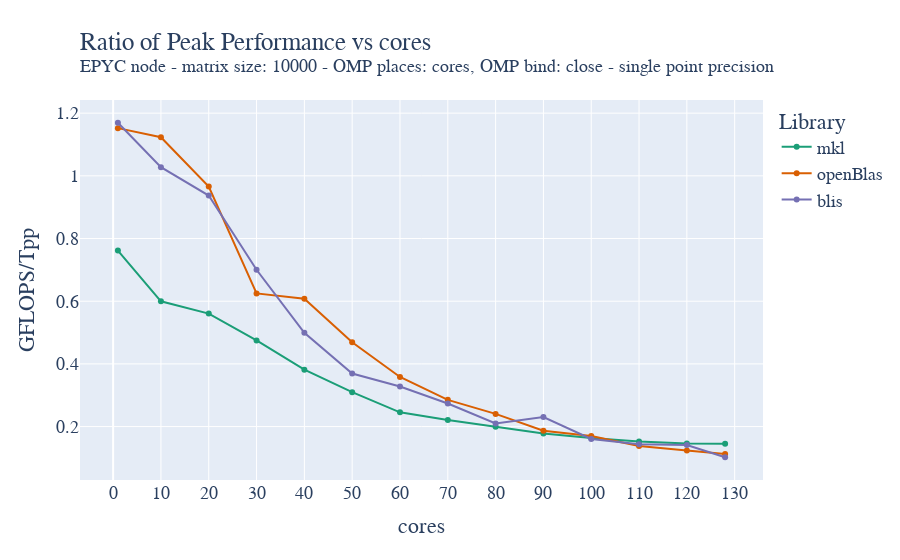

The notebook cell saved with this chart:
### Code cell
T_peak_float = 2.6*32*mkl_float_avg["cores"]["mean"]
T_peak_double = 2.6*16*mkl_float_avg["cores"]["mean"]

fig = go.Figure()

fig.add_trace(go.Scatter(x=mkl_float_avg["cores"]["mean"], y=mkl_float_avg["gflops"]["mean"]/T_peak_float, name='mkl',))
fig.add_trace(go.Scatter(x=oblas_float_avg["cores"]["mean"], y=oblas_float_avg["gflops"]["mean"]/T_peak_float, name='openBlas',))
fig.add_trace(go.Scatter(x=blis_float_avg["cores"]["mean"], y=blis_float_avg["gflops"]["mean"]/T_peak_float, name='blis',))
fig.update_layout(
    title=go.layout.Title(
        text="Ratio of Peak Performance vs cores<br><sup>EPYC node - matrix size: 10000 - OMP places: cores, OMP bind: close - single point precision</sup>",
        xref="paper",
        x=0,
    ),
    xaxis_title="cores",
    xaxis = dict(
        tickmode = 'linear',
        tick0 = '0',
        dtick = '10'
    ),
    yaxis_title="GFLOPS/Tpp",
    legend_title="Library",
    font=dict(
        family="Courier New, monospace",
        size=18,
    ),
    colorway=["#1b9e77","#d95f02", "#7570b3"]
)
fig.show()
fig.write_image("/home/andres/hpc/Foundations_of_HPC_2022/Assignment/my_assignment/report/images/fixed_size_epyc_float_gflops_close_ratio.pdf", height=500, width=1000)

### Figure 1 — Plotly figure (JSON) as saved in the notebook; plotly's stock layout.template omitted (floating-point values rounded to 4 significant figures)
{"data": [{"name": "mkl", "type": "scatter", "x": [1, 10, 20, 30, 40, 50, 60, 70, 80, 90, 100, 110, 120, 128], "y": [0.7614, 0.5996, 0.5605, 0.4748, 0.3816, 0.3098, 0.2455, 0.2212, 0.1997, 0.1778, 0.1633, 0.1528, 0.1464, 0.1454]}, {"name": "openBlas", "type": "scatter", "x": [1, 10, 20, 30, 40, 50, 60, 70, 80, 90, 100, 110, 120, 128], "y": [1.152, 1.123, 0.966, 0.6249, 0.6081, 0.4692, 0.3582, 0.2852, 0.2404, 0.1867, 0.1697, 0.1383, 0.1235, 0.1121]}, {"name": "blis", "type": "scatter", "x": [1, 10, 20, 30, 40, 50, 60, 70, 80, 90, 100, 110, 120, 128], "y": [1.169, 1.028, 0.937, 0.7003, 0.4992, 0.3693, 0.3278, 0.2736, 0.2101, 0.2302, 0.1606, 0.1435, 0.141, 0.1021]}], "layout": {"colorway": ["#1b9e77", "#d95f02", "#7570b3"], "font": {"family": "Courier New, monospace", "size": 18}, "legend": {"title": {"text": "Library"}}, "title": {"text": "Ratio of Peak Performance vs cores<br><sup>EPYC node - matrix size: 10000 - OMP places: cores, OMP bind: close - single point precision</sup>", "x": 0, "xref": "paper"}, "xaxis": {"dtick": "10", "tick0": "0", "tickmode": "linear", "title": {"text": "cores"}}, "yaxis": {"title": {"text": "GFLOPS/Tpp"}}}}
